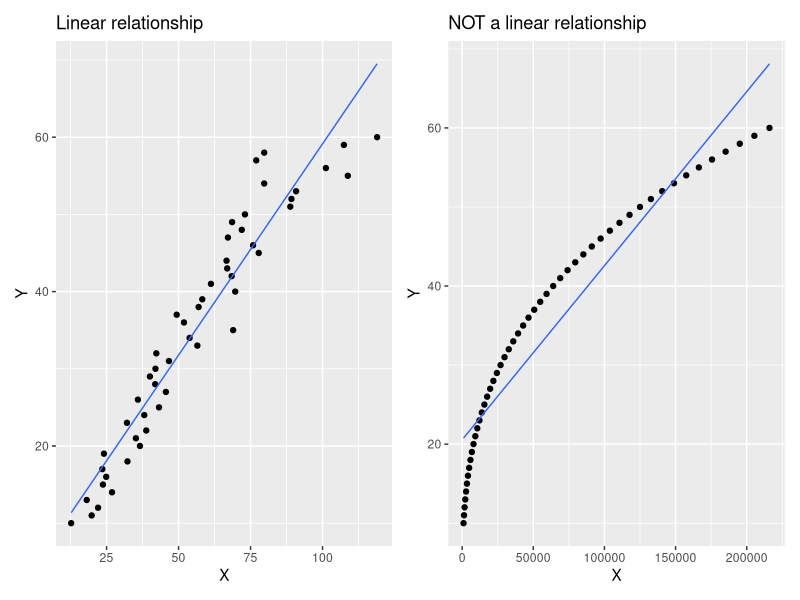
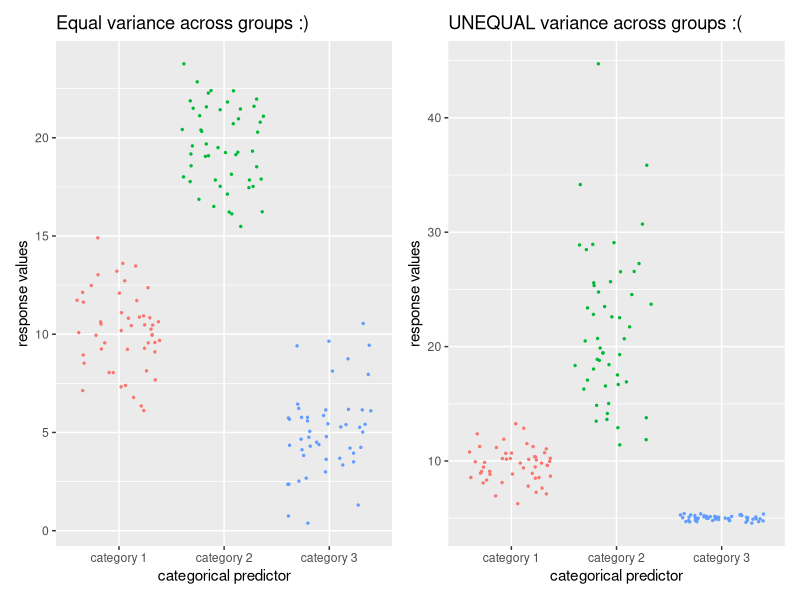
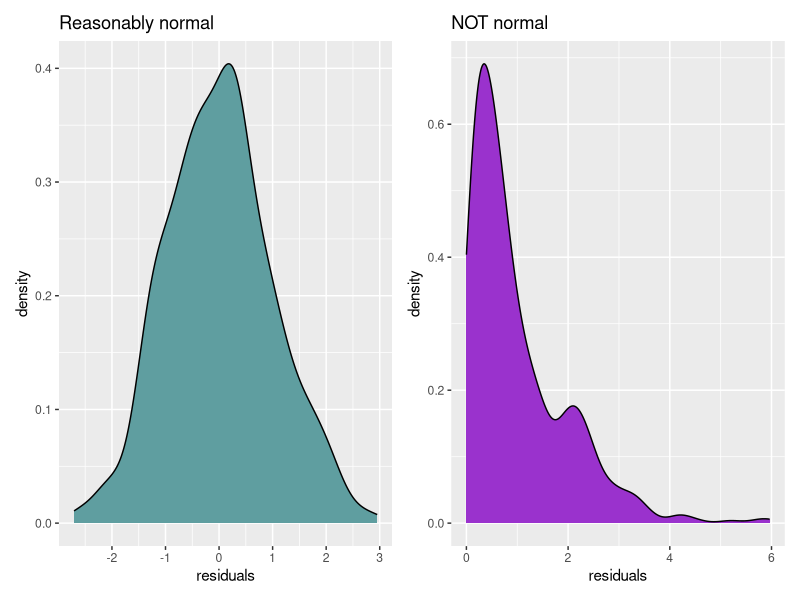
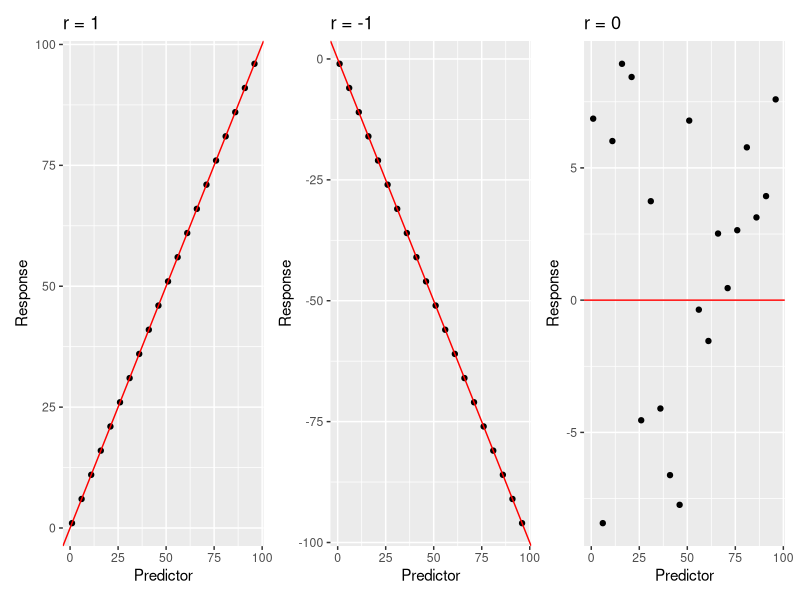
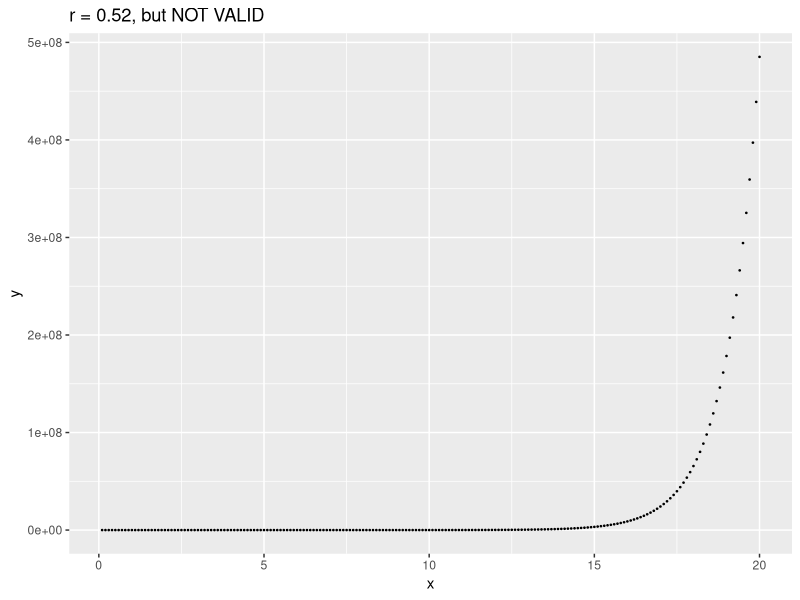
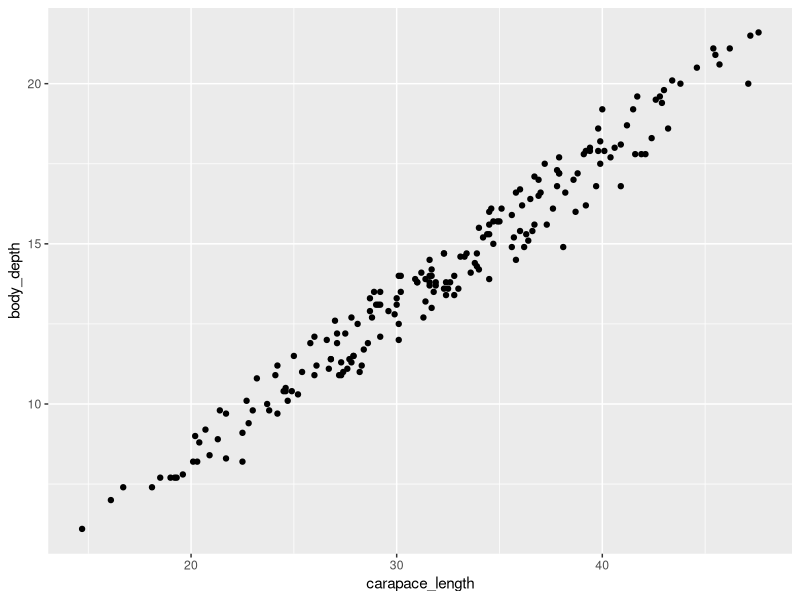
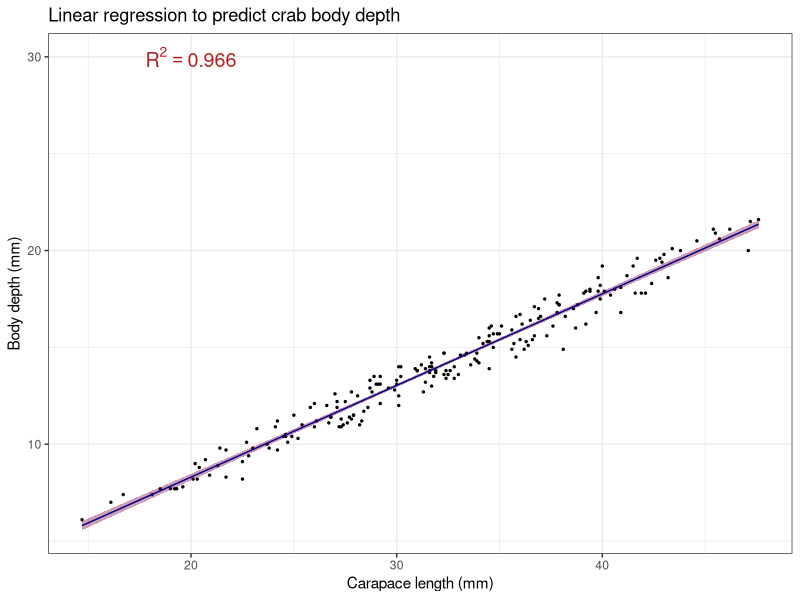
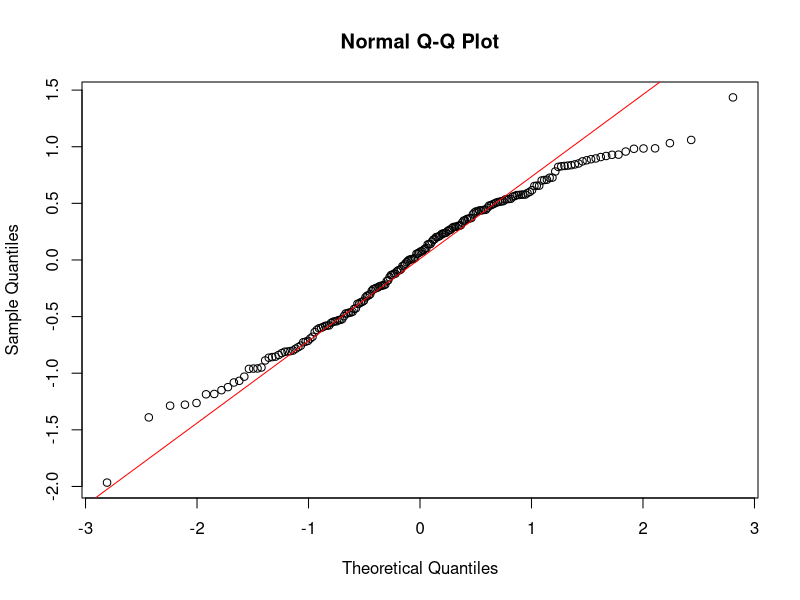

The R script that drew these images, in order:
## ---- chunk 1
knitr::opts_chunk$set(echo = TRUE)
library(tidyverse)
library(modelr)
library(broom) 
library(patchwork)
## ---- chunk 2
tibble(y = 10:60) %>%
  mutate(x1 = y * runif(51, 1.25, 2), x2 = y**3) -> dat
ggplot(dat, aes(x = x1, y=y))  +geom_point() + geom_smooth(method = "lm", se =F, size=0.5) + ggtitle("Linear relationship") + xlab("X") + ylab("Y")-> p1
ggplot(dat, aes(x = x2, y=y))  +geom_point() + geom_smooth(method = "lm", se =F, size=0.5) + ggtitle("NOT a linear relationship")+ xlab("X") + ylab("Y")-> p2
p1 + p2
## ---- chunk 3
tibble("categorical predictor" = c(rep("category 1", 50), rep("category 2", 50), rep("category 3", 50)),
       "response values" = c(rnorm(50, 10, 2), rnorm(50, 20, 2), rnorm(50, 5, 2))) %>%
  ggplot(aes(x = `categorical predictor`, y = `response values`, color = `categorical predictor`)) +  geom_jitter(size=0.5) + theme(legend.position = "none") + ggtitle("Equal variance across groups :)") -> p1


tibble("categorical predictor" = c(rep("category 1", 50), rep("category 2", 50), rep("category 3", 50)),
       "response values" = c(rnorm(50, 10, 2), rnorm(50, 20, 7), rnorm(50, 5, 0.2))) %>%
  ggplot(aes(x = `categorical predictor`, y = `response values`, color = `categorical predictor`)) +  geom_jitter(size=0.5) + theme(legend.position = "none") + ggtitle("UNEQUAL variance across groups :(") -> p2

p1 + p2
## ---- chunk 4
tibble(x = rnorm(500)) %>%
  ggplot(aes(x = x)) +geom_density(fill = "cadetblue") + xlab("residuals") + ggtitle("Reasonably normal") -> p1
tibble(x = rexp(500)) %>%
  ggplot(aes(x = x)) +geom_density(fill = "darkorchid3") + xlab("residuals") + ggtitle("NOT normal")-> p2
p1 + p2
## ---- chunk 5
tibble(x = seq(1, 100, 5), y = x*-1, y2 = runif(20, -10, 10)) -> dat

p1 <- ggplot(dat, aes(x=x,y=x)) + geom_point() + geom_abline(color="red", size=0.5) + xlab("Predictor") + ylab("Response") + ggtitle("r = 1")

p2 <- ggplot(dat, aes(x=x,y=y)) + geom_point() + geom_abline(slope = -1, color="red",size=0.5) + xlab("Predictor") + ylab("Response") + ggtitle("r = -1")

p3 <- ggplot(dat, aes(x=x, y=y2)) + geom_point() + geom_hline(yintercept=0, color="red", size=0.5) + xlab("Predictor") + ylab("Response") + ggtitle("r = 0")

p1 + p2 + p3
## ---- chunk 6
tibble(x = (1:200)/10, y = exp(x)) -> dat
ggplot(dat, aes(x=x,y=y)) + geom_point(size=0.25) + ggtitle("r = 0.52, but NOT VALID")
## ---- chunk 7
crabs <- read_csv("data/crabs.csv")
dplyr::glimpse(crabs)
## ---- chunk 8
# predictor goes on X, response goes on Y
ggplot(crabs, aes(x = carapace_length, y = body_depth)) + 
  geom_point()
## ---- chunk 9
## perform linear regression and save as model_fit
## Y ~ X !!!!!!!!!!!!!! 
## RESPONSE ~ PREDICTOR !!!!!!!!!!!!!!!!
model_fit <- lm(body_depth ~ carapace_length, data = crabs)

## view output with summary(). Ugly, useful for getting a visual overview.
summary(model_fit)
## ---- chunk 10
# predictor goes on X, response goes on Y
ggplot(crabs, aes(x = carapace_length, y = body_depth)) + 
  geom_point(size = 0.5) +        ## making the points small to help see the regression line
  geom_smooth(method = "lm",     ## make a trendline using "lm"
              color = "navy",    ## make the trendline navy
              size = 0.5,        ## make the line small to help see the confidence interval for TUTORIAL REASONS
              fill = "deeppink4") + ## fill for the confidence interval
  labs(x = "Carapace length (mm)", 
       y = "Body depth (mm)", 
       title = "Linear regression to predict crab body depth") + 
  annotate("text",                ## geom to annotate with is text annotation
           x = 20, y = 30,         ## coordinates of the label, decided after trying several places..
           label = "R^2 == 0.966", ## label itself, double equals is needed for use with parse=T
           parse=T,               ## makes label actually show as a formula, with squared as superscript!
           color = "firebrick", size = 5)  + ## font color and size 
  theme_bw()
## ---- chunk 11
# redefining model just to orient you back
model_fit <- lm(body_depth ~ carapace_length, data = crabs)

# assumes broom library is loaded! 
# it comes installed with tidyverse, but needs to be loaded with library(broom) in the setup chunk.
# Gives coefficients in tidy form
broom::tidy(model_fit)

# Gives R^2 (and some other values, stay tuned!!!) in tidy form
broom::glance(model_fit)

## Gives a whoooole bunch of under-the-hood info in tidy form - tacked onto the data itself!!!
broom::augment(model_fit)
## ---- chunk 12
## plot
broom::augment(model_fit) -> augmented_fit

# plot the .resid column (yes it starts with a period), and add a line for visual guidance. 
qqnorm(augmented_fit$.resid)
qqline(augmented_fit$.resid, col = "red")  #Spielman personal preference, I like making it a color. base R uses "col"
## ---- chunk 13

par(mfrow=c(1,3))
x <- log(1:50)
qqnorm(x)
qqline(x)
x <- c(rnorm(100, 10, 1), rnorm(20, 5, 1), rnorm(20, 15, 1))
qqnorm(x)
qqline(x)
x <- (1:50)**3
qqnorm(x)
qqline(x)
## ---- chunk 14
## first argument is the data itself, second is the model object
## output column `resid` contains the goods
modelr::add_residuals(crabs, model_fit)
## ---- chunk 15
ggplot(crabs, aes(x = sex, y = body_depth, color=sex)) + geom_jitter()
## ---- chunk 16
## perform linear model and save as model_fit
model_fit <- lm(body_depth ~ sex, data = crabs)

## view output with summary(). 
summary(model_fit)
## ---- chunk 17
ggplot(crabs, aes(x = sex, y = body_depth, color = sex)) + 
  geom_jitter() + 
  labs(x = "Sex", y = "Body depth (mm)") +
  theme(legend.position = "none") +
  stat_summary(fun.data = "mean_se", # calculate mean and se
               color = "black") 
## ---- chunk 18
aov(model_fit) -> anova_model_fit
summary(anova_model_fit)
## ---- chunk 19
## order of predictors does NOT matter
model_fit <- lm(body_depth ~ color + carapace_length, data = crabs)

## view output with summary(). 
summary(model_fit)
## ---- chunk 20
augment(model_fit) -> augmented_fit
qqnorm(augmented_fit$.resid)
qqline(augmented_fit$.resid, col="red")
## ---- chunk 21
ggplot(crabs, aes(x = carapace_length, y = body_depth, color = color)) + 
  geom_point() + 
  labs(x = "Carapace length (mm)",
       y = "Body Depth (mm)",
       color = "Crab color") + 
  scale_color_manual(values = c("blue", "orange")) + # why not!
  geom_smooth(method = "lm") +
  annotate("text", x = 20, y = 30, label = "R^2 == 0.988", parse=T, size=5)
## ---- chunk 22
ggplot(crabs, aes(x = carapace_width, y = body_depth)) + geom_point()
## ---- chunk 23
## perform linear model and save as model_fit
model_fit <- lm(body_depth ~ carapace_width + carapace_length, data = crabs)

## view output with summary(). 
summary(model_fit)
## ---- chunk 24
augment(model_fit) -> augmented_fit
qqnorm(augmented_fit$.resid)
qqline(augmented_fit$.resid, col="red")
## ---- chunk 25
ggplot(crabs, aes(x = carapace_length, y = body_depth, color = carapace_width)) + 
  geom_point(size = 2.5) + # i like the plot with bigger points 
  labs(x = "Carapace length (mm)", 
       y = "Body depth (mm)",
       color = "Carapace width (mm)") +
  scale_color_distiller(palette = "Reds") +
  annotate("text", x = 20, y = 30, label = "R^2 == 0.977", parse=T, size=5) + 
  theme(legend.position = "bottom") # again my personal preference
## ---- chunk 26
# interact by using * instead of + for predictors
model_fit <- lm(body_depth ~ carapace_length * color, data = crabs)
summary(model_fit)
## ---- chunk 27
augment(model_fit) -> augmented_fit
qqnorm(augmented_fit$.resid)
qqline(augmented_fit$.resid, col="red")
## ---- chunk 28
ggplot(crabs, aes(x = carapace_length, y = body_depth, color = color)) + 
  geom_point() + 
  labs(x = "Carapace length (mm)",
       y = "Body Depth (mm)",
       color = "Crab color") + 
  scale_color_manual(values = c("blue", "orange")) +
  geom_smooth(method = "lm") +
  annotate("text", x = 20, y = 30, label = "R^2 == 0.988", parse=T, size=5)
## ---- chunk 29
model_fit <- lm(body_depth ~ carapace_length + color + carapace_length:color, data = crabs)
summary(model_fit)
## ---- chunk 30
crabs %>%
  ## get mean body depth per group first
  group_by(sex, color) %>% 
  summarize(mean_body_depth = mean(body_depth)) %>%
  ggplot(aes(x = sex, y = mean_body_depth, color = color)) + 
    geom_point() + 
    geom_path(aes(group = color)) +
    scale_color_manual(values=c("blue","orange"))
## ---- chunk 31
# interact by using * instead of + for predictors
model_fit <- lm(body_depth ~ sex * color, data = crabs)
summary(model_fit)
## ---- chunk 32
augment(model_fit) -> augmented_fit
qqnorm(augmented_fit$.resid)
qqline(augmented_fit$.resid, col="red")
